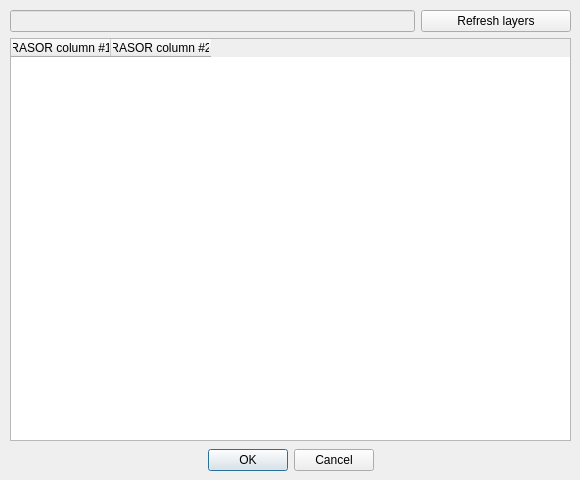
<?xml version="1.0" encoding="UTF-8"?>
<ui version="4.0">
 <class>rasorDialogBase</class>
 <widget class="QDialog" name="rasorDialogBase">
  <property name="geometry">
   <rect>
    <x>0</x>
    <y>0</y>
    <width>580</width>
    <height>480</height>
   </rect>
  </property>
  <property name="sizePolicy">
   <sizepolicy hsizetype="Fixed" vsizetype="Fixed">
    <horstretch>0</horstretch>
    <verstretch>0</verstretch>
   </sizepolicy>
  </property>
  <property name="minimumSize">
   <size>
    <width>580</width>
    <height>480</height>
   </size>
  </property>
  <property name="maximumSize">
   <size>
    <width>580</width>
    <height>480</height>
   </size>
  </property>
  <property name="windowTitle">
   <string>Rasor Plugin (download layer)</string>
  </property>
  <widget class="QDialogButtonBox" name="buttonBox">
   <property name="geometry">
    <rect>
     <x>10</x>
     <y>440</y>
     <width>561</width>
     <height>41</height>
    </rect>
   </property>
   <property name="locale">
    <locale language="English" country="UnitedKingdom"/>
   </property>
   <property name="orientation">
    <enum>Qt::Horizontal</enum>
   </property>
   <property name="standardButtons">
    <set>QDialogButtonBox::Cancel|QDialogButtonBox::Ok</set>
   </property>
   <property name="centerButtons">
    <bool>true</bool>
   </property>
  </widget>
  <widget class="QWidget" name="">
   <property name="geometry">
    <rect>
     <x>10</x>
     <y>10</y>
     <width>561</width>
     <height>431</height>
    </rect>
   </property>
   <layout class="QVBoxLayout" name="verticalLayout">
    <item>
     <layout class="QHBoxLayout" name="horizontalLayout">
      <item>
       <widget class="QLineEdit" name="infoEdit">
        <property name="enabled">
         <bool>false</bool>
        </property>
       </widget>
      </item>
      <item>
       <widget class="QPushButton" name="refreshButton">
        <property name="minimumSize">
         <size>
          <width>150</width>
          <height>0</height>
         </size>
        </property>
        <property name="maximumSize">
         <size>
          <width>150</width>
          <height>16777215</height>
         </size>
        </property>
        <property name="text">
         <string>Refresh layers</string>
        </property>
       </widget>
      </item>
     </layout>
    </item>
    <item>
     <widget class="QTableWidget" name="tableWidget">
      <property name="selectionMode">
       <enum>QAbstractItemView::SingleSelection</enum>
      </property>
      <property name="selectionBehavior">
       <enum>QAbstractItemView::SelectRows</enum>
      </property>
      <property name="rowCount">
       <number>0</number>
      </property>
      <property name="columnCount">
       <number>2</number>
      </property>
      <column>
       <property name="text">
        <string>RASOR column #1</string>
       </property>
      </column>
      <column>
       <property name="text">
        <string>RASOR column #2</string>
       </property>
      </column>
     </widget>
    </item>
   </layout>
  </widget>
 </widget>
 <resources/>
 <connections>
  <connection>
   <sender>buttonBox</sender>
   <signal>rejected()</signal>
   <receiver>rasorDialogBase</receiver>
   <slot>reject()</slot>
   <hints>
    <hint type="sourcelabel">
     <x>20</x>
     <y>20</y>
    </hint>
    <hint type="destinationlabel">
     <x>20</x>
     <y>20</y>
    </hint>
   </hints>
  </connection>
  <connection>
   <sender>buttonBox</sender>
   <signal>accepted()</signal>
   <receiver>rasorDialogBase</receiver>
   <slot>accept()</slot>
   <hints>
    <hint type="sourcelabel">
     <x>20</x>
     <y>20</y>
    </hint>
    <hint type="destinationlabel">
     <x>20</x>
     <y>20</y>
    </hint>
   </hints>
  </connection>
 </connections>
</ui>
